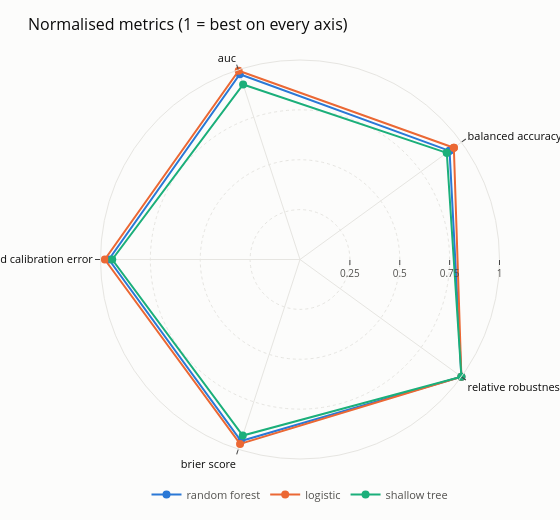

Notebook source saved alongside this figure:
### Code cell
from themis_assess.viz import assess_models

# A polar chart of a dozen axes is a circle, so choose the handful the decision turns on.
# Ask for more than eight and the builder refuses and says to use the table instead.
compared = assess_models(
    reports,
    axes=[
        "balanced_accuracy",
        "auc",
        "expected_calibration_error",
        "brier_score",
        "relative_robustness",
    ],
)
compared.figure

### Figure 1 — Plotly figure (JSON) as saved in the notebook; plotly's stock layout.template omitted (floating-point values rounded to 4 significant figures)
{"data": [{"customdata": ["0.9266", "0.9762", "0.04208", "0.08708", "2.583", "0.9266"], "fill": "none", "hovertemplate": "<b>random forest</b><br>%{theta}<br>normalised %{r:.3f}<br>measured %{customdata}<extra></extra>", "line": {"color": "#2a78d6", "width": 2}, "marker": {"color": "#2a78d6", "size": 8}, "name": "random forest", "r": [0.9266, 0.9762, 0.9579, 0.9565, 1, 0.9266], "theta": ["balanced accuracy", "auc", "expected calibration error", "brier score", "relative robustness", "balanced accuracy"], "type": "scatterpolar"}, {"customdata": ["0.9532", "0.9947", "0.02162", "0.05585", "2.571", "0.9532"], "fill": "none", "hovertemplate": "<b>logistic</b><br>%{theta}<br>normalised %{r:.3f}<br>measured %{customdata}<extra></extra>", "line": {"color": "#eb6834", "width": 2}, "marker": {"color": "#eb6834", "size": 8}, "name": "logistic", "r": [0.9532, 0.9947, 0.9784, 0.9721, 1, 0.9532], "theta": ["balanced accuracy", "auc", "expected calibration error", "brier score", "relative robustness", "balanced accuracy"], "type": "scatterpolar"}, {"customdata": ["0.9095", "0.9225", "0.05884", "0.1438", "2.469", "0.9095"], "fill": "none", "hovertemplate": "<b>shallow tree</b><br>%{theta}<br>normalised %{r:.3f}<br>measured %{customdata}<extra></extra>", "line": {"color": "#1baf7a", "width": 2}, "marker": {"color": "#1baf7a", "size": 8}, "name": "shallow tree", "r": [0.9095, 0.9225, 0.9412, 0.9281, 1, 0.9095], "theta": ["balanced accuracy", "auc", "expected calibration error", "brier score", "relative robustness", "balanced accuracy"], "type": "scatterpolar"}], "layout": {"font": {"color": "#0b0b0b", "size": 12}, "height": 520, "legend": {"bgcolor": "rgba(0,0,0,0)", "font": {"color": "#52514e", "size": 11}, "orientation": "h", "x": 0.5, "xanchor": "center", "y": -0.05, "yanchor": "top"}, "margin": {"b": 60, "l": 70, "r": 30, "t": 60}, "paper_bgcolor": "#fcfcfb", "plot_bgcolor": "#fcfcfb", "polar": {"angularaxis": {"gridcolor": "#e6e5e1", "linecolor": "#e6e5e1", "rotation": 36, "showgrid": true, "tickfont": {"color": "#0b0b0b", "size": 11}}, "bgcolor": "#fcfcfb", "radialaxis": {"angle": 0, "gridcolor": "#e6e5e1", "griddash": "dot", "range": [0, 1], "showgrid": true, "showline": false, "tickangle": 0, "tickfont": {"color": "#52514e", "size": 10}, "tickvals": [0.25, 0.5, 0.75, 1], "visible": true}}, "showlegend": true, "title": {"font": {"color": "#0b0b0b", "size": 16}, "text": "Normalised metrics (1 = best on every axis)"}, "width": 560, "xaxis": {"gridcolor": "#e6e5e1", "tickfont": {"color": "#52514e", "size": 11}, "title": {"font": {"color": "#52514e", "size": 12}, "text": ""}, "zeroline": false}, "yaxis": {"gridcolor": "#e6e5e1", "tickfont": {"color": "#52514e", "size": 11}, "title": {"font": {"color": "#52514e", "size": 12}, "text": ""}, "zeroline": false}}}
